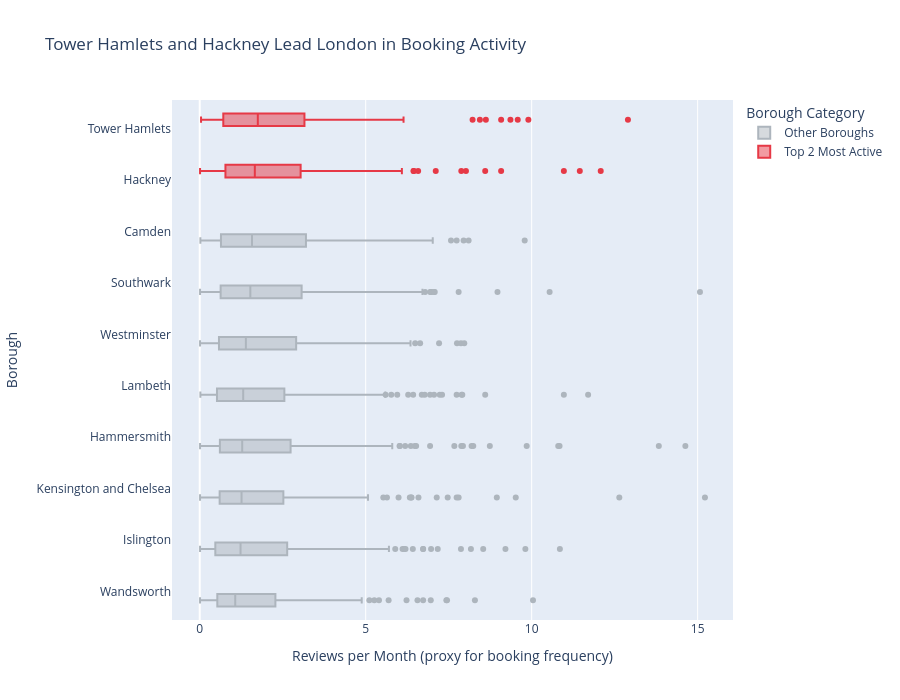

The notebook cell this image was saved under:
### Markdown cell above
## Task 2 — Box plot: listing activity by borough

**What to build:** A **horizontal box plot** comparing listing activity (reviews per month) across London boroughs — reviews per month is a proxy for how frequently a listing is booked.

**Requirements:**
- Horizontal orientation (borough names are long)
- Sorted by median reviews per month (most active at top)
- Highlight the **two most active** boroughs in a different colour
- Outliers shown as individual points
- Insight title naming the two busiest boroughs

> 💡 Some listings have zero reviews — these are new or inactive listings. Filter them out with before plotting

### Code cell
# Task 2
df_t2 = df[df['reviews_per_month'] > 0].copy()

borough_medians = df_t2.groupby('neighbourhood')['reviews_per_month'].median().sort_values(ascending=False)
top2 = borough_medians.head(2).index.tolist()
sorted_boroughs = borough_medians.index.tolist()

df_t2['colour'] = df_t2['neighbourhood'].apply(lambda x: 'Top 2 Most Active' if x in top2 else 'Other Boroughs')

fig = px.box(
    df_t2,
    x='reviews_per_month',
    y='neighbourhood',
    color='colour',
    color_discrete_map={'Top 2 Most Active': '#e63946', 'Other Boroughs': '#adb5bd'},
    orientation='h',
    points='outliers',
    category_orders={'neighbourhood': sorted_boroughs},
    labels={'reviews_per_month': 'Reviews per Month', 'neighbourhood': 'Borough'},
    title=f'{top2[0]} and {top2[1]} Lead London in Booking Activity'
)

fig.update_layout(
    legend_title='Borough Category',
    xaxis_title='Reviews per Month (proxy for booking frequency)',
    yaxis_title='Borough',
    height=700
)

fig.show()

### Figure 1 — Plotly figure (JSON) as saved in the notebook; plotly's stock layout.template omitted (floating-point values rounded to 4 significant figures; data arrays with more than 128 entries replaced by an {"elided": "..."} marker saying what was removed)
{"data": [{"alignmentgroup": "True", "boxpoints": "outliers", "hovertemplate": "colour=Other Boroughs<br>Reviews per Month=%{x}<br>Borough=%{y}<extra></extra>", "legendgroup": "Other Boroughs", "marker": {"color": "#adb5bd"}, "name": "Other Boroughs", "notched": false, "offsetgroup": "Other Boroughs", "orientation": "h", "showlegend": true, "type": "box", "x": {"elided": "1984 float values"}, "x0": " ", "xaxis": "x", "y": {"elided": "1984 str values"}, "y0": " ", "yaxis": "y"}, {"alignmentgroup": "True", "boxpoints": "outliers", "hovertemplate": "colour=Top 2 Most Active<br>Reviews per Month=%{x}<br>Borough=%{y}<extra></extra>", "legendgroup": "Top 2 Most Active", "marker": {"color": "#e63946"}, "name": "Top 2 Most Active", "notched": false, "offsetgroup": "Top 2 Most Active", "orientation": "h", "showlegend": true, "type": "box", "x": {"elided": "511 float values"}, "x0": " ", "xaxis": "x", "y": {"elided": "511 str values"}, "y0": " ", "yaxis": "y"}], "layout": {"boxmode": "group", "height": 700, "legend": {"title": {"text": "Borough Category"}, "tracegroupgap": 0}, "title": {"text": "Tower Hamlets and Hackney Lead London in Booking Activity"}, "xaxis": {"anchor": "y", "domain": [0, 1], "title": {"text": "Reviews per Month (proxy for booking frequency)"}}, "yaxis": {"anchor": "x", "categoryarray": ["Wandsworth", "Islington", "Kensington and Chelsea", "Hammersmith", "Lambeth", "Westminster", "Southwark", "Camden", "Hackney", "Tower Hamlets"], "categoryorder": "array", "domain": [0, 1], "title": {"text": "Borough"}}}}
